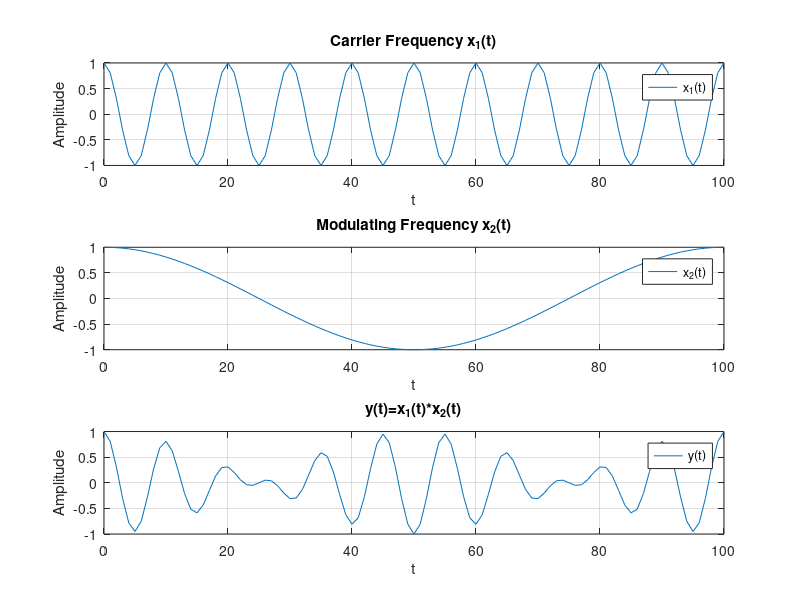

This chart was generated by the following MATLAB code:
% LAB 3 B
% Chirantan Ganguly (420)
% Amitrakshar Sanyal (422)
% ================================
n=0:100;
f1=0.2;
f2=0.02;
x1=cos(f1*pi*n);
x2=cos(f2*pi*n);
y=x1.*x2;
new_f1=f1+f2;
new_f2=f1-f2;
norm_f_beat=abs(f1-f2);
fprintf('New Normalized Frequencies: %d and %d\n',new_f1,new_f2);
fprintf('Normalized Beat Frequency = %d\n',norm_f_beat);
figure(1);
subplot(3,1,1);
plot(n,x1);
grid;
xlabel('t');
ylabel('Amplitude');
legend('x_1(t)');
title('Carrier Frequency x_1(t)');
subplot(3,1,2);
plot(n,x2);
grid;
xlabel('t');
ylabel('Amplitude');
legend('x_2(t)');
title('Modulating Frequency x_2(t)');
subplot(3,1,3);
plot(n,y);
grid;
xlabel('t');
ylabel('Amplitude');
legend('y(t)');
title('y(t)=x_1(t)*x_2(t)');
